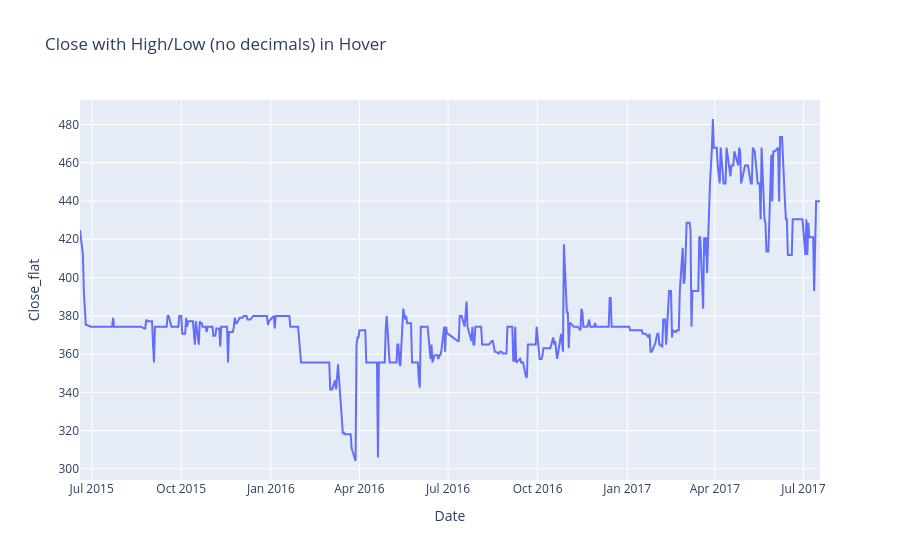

The cell this chart's notebook holds for it:
### Code cell
import plotly.express as px

df_slice = df.iloc[:504].reset_index()

# MultiIndex column handling
if isinstance(df_slice.columns, pd.MultiIndex):
    df_slice['Close_flat'] = df_slice[('Close', 'MDKA.JK')]
    df_slice['High_flat'] = df_slice[('High', 'MDKA.JK')]
    df_slice['Low_flat'] = df_slice[('Low', 'MDKA.JK')]
    fig = px.line(
        df_slice, x='Date', y='Close_flat',
        title='Close with High/Low (no decimals) in Hover',
        hover_data={
            'High_flat':':.0f',
            'Low_flat':':.0f',
            'Close_flat':':.0f',
            'Date': False
        }
    )
else:
    fig = px.line(
        df_slice, x='Date', y='Close',
        title='Harga Saham',
        hover_data={
            'High':':.0f',
            'Low':':.0f',
            'Close':':.0f',
            'Date': False
        }
    )

fig.show()

### Figure 1 — Plotly figure (JSON) as saved in the notebook; plotly's stock layout.template omitted (floating-point values rounded to 4 significant figures; data arrays with more than 128 entries replaced by an {"elided": "..."} marker saying what was removed)
{"data": [{"customdata": {"elided": "504x2 float values"}, "hovertemplate": "Close_flat=%{y:.0f}<br>High_flat=%{customdata[0]:.0f}<br>Low_flat=%{customdata[1]:.0f}<extra></extra>", "legendgroup": "", "line": {"color": "#636efa", "dash": "solid"}, "marker": {"symbol": "circle"}, "mode": "lines", "name": "", "orientation": "v", "showlegend": false, "type": "scatter", "x": {"elided": "504 str values"}, "xaxis": "x", "y": {"elided": "504 float values"}, "yaxis": "y"}], "layout": {"legend": {"tracegroupgap": 0}, "title": {"text": "Close with High/Low (no decimals) in Hover"}, "xaxis": {"anchor": "y", "domain": [0, 1], "title": {"text": "Date"}}, "yaxis": {"anchor": "x", "domain": [0, 1], "title": {"text": "Close_flat"}}}}
